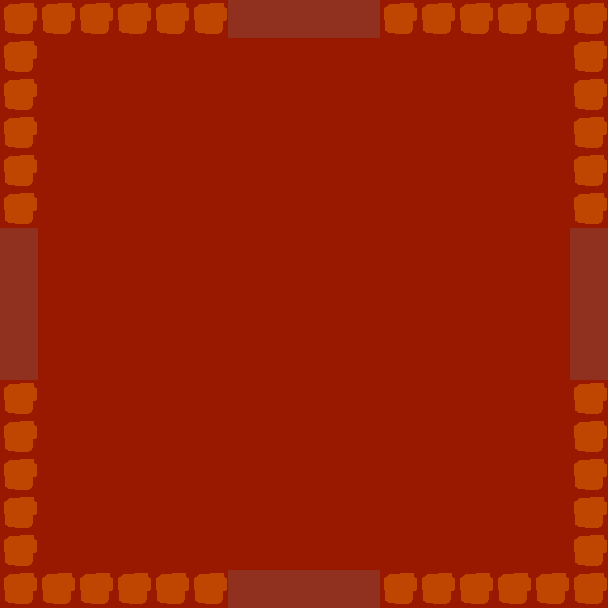

This is a level from a 2D game, rendered from its Tiled map with the project's own tilesets. A one-line summary and the complete map file follow:
An orthogonal 16x16 tile map with 38x38 px tiles, 2 tile layers (background, walls).

<map version="1.10" tiledversion="1.10.2" orientation="orthogonal" renderorder="right-down" width="16" height="16" tilewidth="38" tileheight="38" infinite="0" nextlayerid="3" nextobjectid="1">
 <tileset firstgid="1" source="deltaworld.tsx" />
 <layer id="1" name="background" width="16" height="16">
  <data encoding="csv">
8,8,8,8,8,8,9,9,9,9,8,8,8,8,8,8,
8,8,8,8,8,8,8,8,8,8,8,8,8,8,8,8,
8,8,8,8,8,8,8,8,8,8,8,8,8,8,8,8,
8,8,8,8,8,8,8,8,8,8,8,8,8,8,8,8,
8,8,8,8,8,8,8,8,8,8,8,8,8,8,8,8,
8,8,8,8,8,8,8,8,8,8,8,8,8,8,8,8,
9,8,8,8,8,8,8,8,8,8,8,8,8,8,8,9,
9,8,8,8,8,8,8,8,8,8,8,8,8,8,8,9,
9,8,8,8,8,8,8,8,8,8,8,8,8,8,8,9,
9,8,8,8,8,8,8,8,8,8,8,8,8,8,8,9,
8,8,8,8,8,8,8,8,8,8,8,8,8,8,8,8,
8,8,8,8,8,8,8,8,8,8,8,8,8,8,8,8,
8,8,8,8,8,8,8,8,8,8,8,8,8,8,8,8,
8,8,8,8,8,8,8,8,8,8,8,8,8,8,8,8,
8,8,8,8,8,8,8,8,8,8,8,8,8,8,8,8,
8,8,8,8,8,8,9,9,9,9,8,8,8,8,8,8
</data>
 </layer>
 <layer id="2" name="walls" width="16" height="16">
  <data encoding="csv">
7,7,7,7,7,7,0,0,0,0,7,7,7,7,7,7,
7,0,0,0,0,0,0,0,0,0,0,0,0,0,0,7,
7,0,0,0,0,0,0,0,0,0,0,0,0,0,0,7,
7,0,0,0,0,0,0,0,0,0,0,0,0,0,0,7,
7,0,0,0,0,0,0,0,0,0,0,0,0,0,0,7,
7,0,0,0,0,0,0,0,0,0,0,0,0,0,0,7,
0,0,0,0,0,0,0,0,0,0,0,0,0,0,0,0,
0,0,0,0,0,0,0,0,0,0,0,0,0,0,0,0,
0,0,0,0,0,0,0,0,0,0,0,0,0,0,0,0,
0,0,0,0,0,0,0,0,0,0,0,0,0,0,0,0,
7,0,0,0,0,0,0,0,0,0,0,0,0,0,0,7,
7,0,0,0,0,0,0,0,0,0,0,0,0,0,0,7,
7,0,0,0,0,0,0,0,0,0,0,0,0,0,0,7,
7,0,0,0,0,0,0,0,0,0,0,0,0,0,0,7,
7,0,0,0,0,0,0,0,0,0,0,0,0,0,0,7,
7,7,7,7,7,7,0,0,0,0,7,7,7,7,7,7
</data>
 </layer>
</map>
